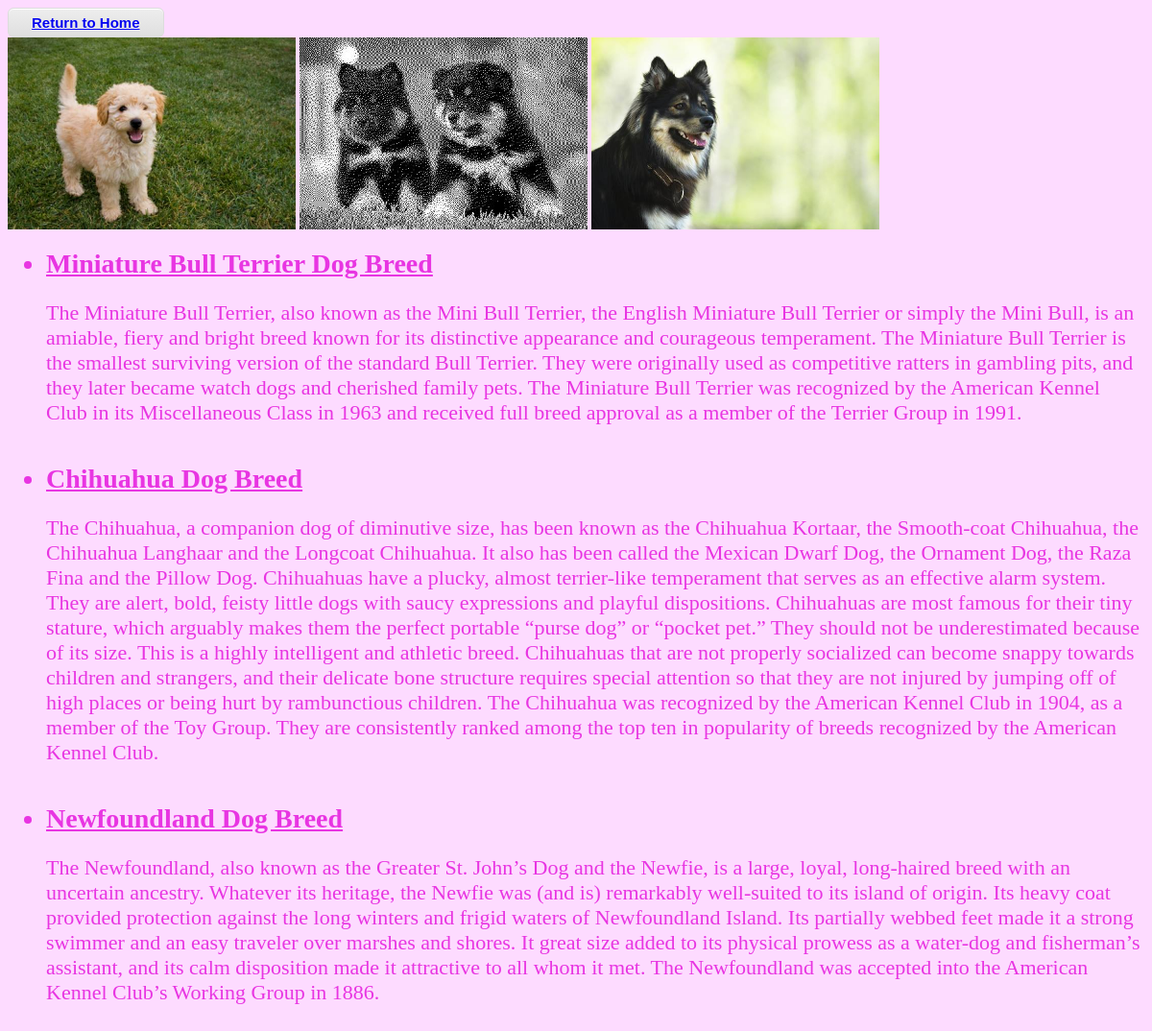
Screenshot of /breedinfo with the database file from the repository.
### SI507project_tools.py (models this page shows, shortened)
class Breed(db.Model):
    __tablename__ = "breeds"
    id = db.Column(db.Integer, primary_key=True)
    name = db.Column(db.String(400))
    overview = db.Column(db.String(5000))
    fact_id = db.Column(db.Integer, db.ForeignKey("facts.id"))

### SI507project_tools.py (the view)
@app.route('/breedinfo')
def breeds():
    one_breed = []
    breeds = Breed.query.all()
    random.shuffle(breeds)
    for dog in breeds[:3]:
        newtup = (dog.name, dog.overview)
        one_breed.append(newtup)
    return render_template('breeds.html', dog_names=one_breed)

### templates/breeds.html (shortened to what this page needs)
<button type = "button" class = "myButton"><a href="{{ url_for('home')}}">Return to Home</a></button>
<img src = "{{url_for('static', filename='puppy.jpg')}}">
<img src = "{{url_for('static', filename='new_puppies.jpg')}}">
<img src = "{{url_for('static', filename='dog.jpg')}}">
<ul>
{% for nm in dog_names %}
<li>{{ nm[0] }}</li>
  <p>{%if nm[1] == 1 %} {{ nm[1]}} {% else %} {{ nm[1] }} {% endif %} </p><br>
{% endfor %}
</ul>

### templates/breeds.html (style rules this page uses)
li { font-size: 28px; font-weight: bold; text-decoration: underline; }
p { font-size: 22px; }
.myButton { text-decoration:none; -moz-box-shadow:inset 0px 1px 0px 0px #ffffff; -webkit-box-shadow:inset 0px 1px 0px 0px #ffffff; box-shadow:inset 0px 1px 0px 0px #ffffff; background:-webkit-gradient(linear, left top, left bottom, color-stop(0.05, #ededed), color-stop(1, #dfdfdf)); background:-moz-linear-gradient(top, #ededed 5%, #dfdfdf 100%); background:-webkit-linear-gradient(top, #ededed 5%, #dfdfdf 100%); background:-o-linear-gradient(top, #ededed 5%, #dfdfdf 100%); background:-ms-linear-gradient(top, #ededed 5%, #dfdfdf 100%); background:linear-gradient(to bottom, #ededed 5%, #dfdfdf 100%); filter:progid:DXImageTransform.Microsoft.gradient(startColorstr='#ededed', endColorstr='#dfdfdf',GradientType=0); background-color:#ededed; -moz-border-radius:6px; -webkit-border-radius:6px; border-radius:6px; border:1px solid #dcdcdc; display:inline-block; cursor:pointer; color:#56a82a; font-family:Arial; font-size:15px; font-weight:bold; padding:6px 24px; text-shadow:0px 1px 0px #ffffff; display: block; }
img { width: 300px; height: 200px; display: inline-block; }

### rows the page displays
Breed: name "Miniature Bull Terrier Dog Breed", overview "The Miniature Bull Terrier, also known as the Mini Bull Terrier, the English Miniature Bull Terrier or simply the Mini Bull, is an amiable, fiery and bright breed known for its distinctive appearance and courageous temperament. The Miniature Bull Terrier is the smallest surviving version of the standard Bull Terrier. They were originally used as competitive ratters in gambling pits, and they later became watch dogs and cherished family pets. The Miniature Bull Terrier was recognized by the American Kennel Club in its Miscellaneous Class in 1963 and received full breed approval as a member of the Terrier Group in 1991."
Breed: name "Chihuahua Dog Breed", overview "The Chihuahua, a companion dog of diminutive size, has been known as the Chihuahua Kortaar, the Smooth-coat Chihuahua, the Chihuahua Langhaar and the Longcoat Chihuahua. It also has been called the Mexican Dwarf Dog, the Ornament Dog, the Raza Fina and the Pillow Dog. Chihuahuas have a plucky, almost terrier-like temperament that serves as an effective alarm system. They are alert, bold, feisty little dogs with saucy expressions and playful dispositions. Chihuahuas are most famous for their tiny stature, which arguably makes them the perfect portable “purse dog” or “pocket pet.” They should not be underestimated because of its size. This is a highly intelligent and athletic breed.…"
Breed: name "Newfoundland Dog Breed", overview "The Newfoundland, also known as the Greater St. John’s Dog and the Newfie, is a large, loyal, long-haired breed with an uncertain ancestry. Whatever its heritage, the Newfie was (and is) remarkably well-suited to its island of origin. Its heavy coat provided protection against the long winters and frigid waters of Newfoundland Island. Its partially webbed feet made it a strong swimmer and an easy traveler over marshes and shores. It great size added to its physical prowess as a water-dog and fisherman’s assistant, and its calm disposition made it attractive to all whom it met. The Newfoundland was accepted into the American Kennel Club’s Working Group in 1886."
